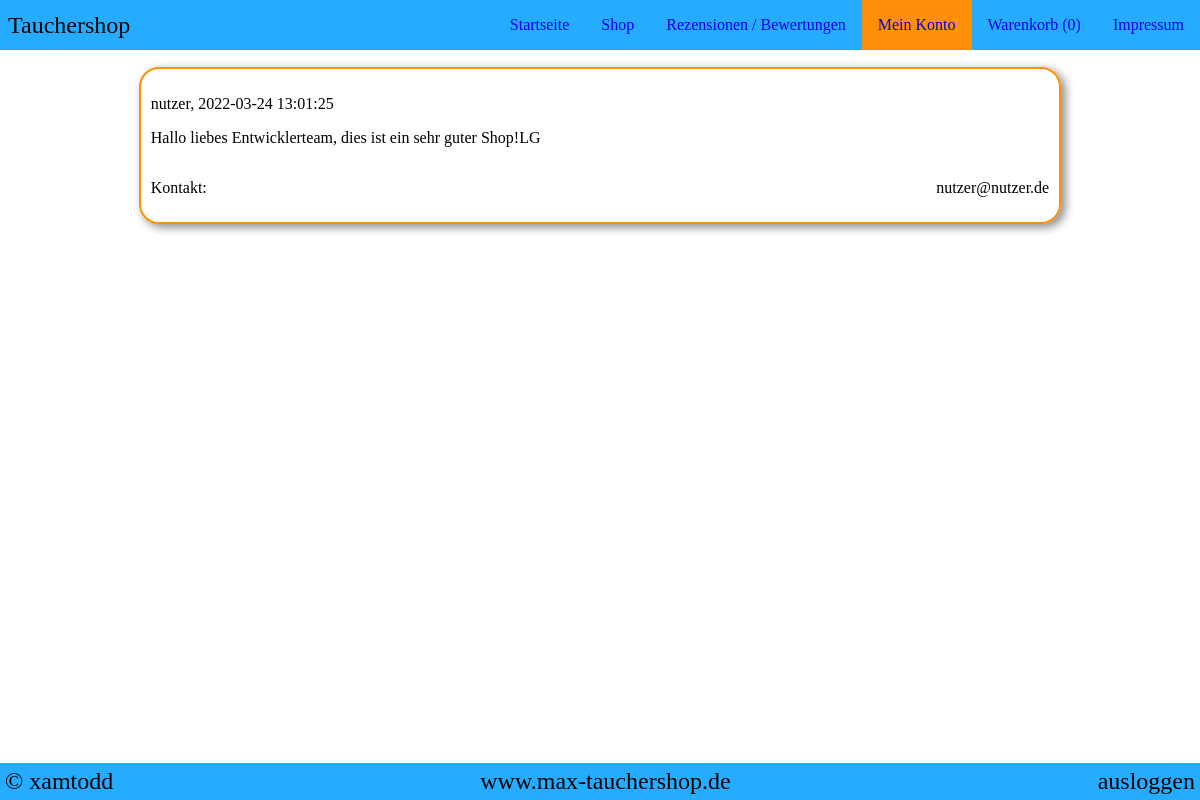
The app's page /kundenkontakt.php (signed in) with its own data.
### tables this page shows
CREATE TABLE IF NOT EXISTS `kundenanliegen` (
  `ID` int(11) NOT NULL AUTO_INCREMENT,
  `user_ID` int(11) NOT NULL,
  `text` text NOT NULL,
  `stempel` timestamp NOT NULL DEFAULT current_timestamp() ON UPDATE current_timestamp(),
  PRIMARY KEY (`ID`)
);

CREATE TABLE IF NOT EXISTS `user` (
  `ID` int(200) NOT NULL AUTO_INCREMENT,
  `Benutzername` varchar(200) NOT NULL,
  `Vorname` varchar(200) NOT NULL,
  `Nachname` varchar(200) NOT NULL,
  `Geburtsdatum` date NOT NULL,
  `Email` varchar(200) NOT NULL,
  `Passwort` varchar(200) NOT NULL,
  `Zeitstempel` timestamp NOT NULL DEFAULT current_timestamp() ON UPDATE current_timestamp(),
  PRIMARY KEY (`ID`)
);

### kundenkontakt.php (the view, shortened to what this page needs)
<?php
    $servername = "localhost";
    $username = "user";
    $password = "password";
    $db = "webshop";
    $conn = new mysqli($servername, $username, $password, $db);
    if(!isset($_SESSION['loggedin'])){
        $anz = 0;
    }else{
        $benutzername = $_SESSION['benutzername'];
        $sql = "SELECT ID FROM user WHERE benutzername = ?";
        $stmt = $conn->prepare($sql);
        $stmt->bind_param("s", $benutzername);
        $stmt->execute();
        $result = $stmt->get_result();
        while ($row = $result->fetch_assoc()){
            $uID = $row['ID'];
        }
        $sql = "SELECT SUM(wAnzahl) FROM warenkorb WHERE ID_user = ?";
        $stmt = $conn->prepare($sql);
        $stmt->bind_param("i", $uID);
        $stmt->execute();
        $result = $stmt->get_result();
        $anz = $result->fetch_assoc()['SUM(wAnzahl)'];
        if($anz == null){
             $anz = 0;
        }
    }
?>
<!DOCTYPE html>
<html lang="de">
<head>
    <link rel="stylesheet" href="CSS/menue.css">
    <link rel="stylesheet" href="CSS/footer.css">
    <link rel="stylesheet" href="CSS/kundenkontakt.css">
</head>
<body>
<nav class="menue">
    <div class="firmenname">Tauchershop</div>
    <div class="navigations-links">
        <ul>
            <li><a href="index.php">Startseite</a></li>
            <li><a href="shop.php">Shop</a></li>
            <li><a href="rub.php">Rezensionen / Bewertungen</a></li>
            <li><a class="aktuell" href="meinkonto.php">Mein Konto</a></li>
            <li><a href="warenkorb.php">Warenkorb (<?=$anz?>)</a> </li>
            <li><a href="impressum.php">Impressum</a></li>
        </ul>
    </div>
</nav>
<div id="content">
    <div class="main">
        <?php
            $sql = "SELECT *, user.benutzername, user.email FROM kundenanliegen, user WHERE user.ID = kundenanliegen.user_ID GROUP BY kundenanliegen.stempel DESC;";
            $result = $conn->query($sql);
            while($row = $result->fetch_assoc()){
        ?>
        <div class = 'teile'>
            <div>
                <p><?=$row['benutzername']?>, <?=$row['stempel']?></p>
                <p><?=$row['text']?></p>
                <div class = 'email'>
                    <p>Kontakt:</p>
                    <p><?=$row['email']?></p>
                </div>
            </div>
        </div>
        <?php
        }
        ?>
    <footer class="footer">
        <a class="links" href="https://github.com/xamtodd">&copy; xamtodd</a>
        <a class="mitte" href="#">www.max-tauchershop.de</a>
        <?php
        if(!isset($_SESSION['loggedin'])){
            echo "<a class='rechts' href='anmelden.html'>anmelden</a>";
        }else{
            echo "<a class='rechts' href='PHP/logout.php'>ausloggen</a>";
        }
        ?>
    </footer>
    </div>
</div>
</body>
</html>

### CSS/menue.css (style rules this page uses)
* { box-sizing: border-box; }
body { margin: 0; padding: 0; }
.menue { position: fixed; z-index: 1; width: 100%; display: flex; justify-content: space-between; align-items: center; background-color: #25acff; }
.firmenname { font-size: 1.5rem; margin: 0.5rem; }
.navigations-links ul { margin: 0; padding: 0; display: flex; }
.navigations-links li { list-style: none; font-size: 1rem; }
.navigations-links li a { text-decoration: none; padding: 1rem; display: block; }
.navigations-links li .aktuell { background-color: #ff8f08; }

### CSS/footer.css (style rules this page uses)
.footer { position: fixed; left: 0; bottom: 0; width: 100%; background-color: #25acff; color: white; display: flex; justify-content: space-between; align-items: center; }
.footer a { text-decoration: none; color: black; font-size: 1.5em; padding: 5px; }

### CSS/kundenkontakt.css (style rules this page uses)
.main { padding-top: 3em; padding-bottom: 3em; width: 80%; margin: auto; }
.teile { margin: 2%; border-radius: 20px; border: 2px solid #ff8f08; box-shadow: 4px 3px 8px 1px #969696; padding: 1%; }
.email { display: flex; justify-content: space-between; }

### records on screen
kundenanliegen: user_ID.Benutzername "nutzer", stempel "2022-03-24 13:01:25", text "Hallo liebes Entwicklerteam, dies ist ein sehr guter Shop!LG", user_ID.Email "nutzer@nutzer.de"

### other values on screen
$anz "0"
